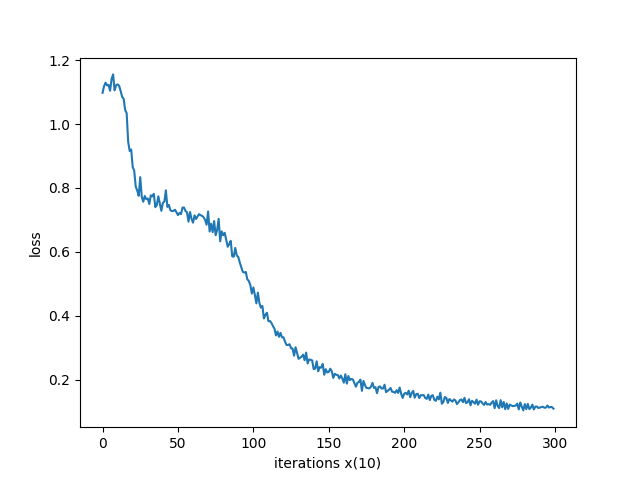

This chart was generated by the following Python code:
import sys
sys.path.append("..")

from common.optimizer import SGD
from common.trainer import Trainer
from dataset import spiral
from two_layer_net import TwoLayerNet


def main():
    # Hyperparameters
    max_epoch = 300
    batch_size = 30
    hidden_size = 10
    learning_rate = 1.0

    # Loading data and create a model and an optimzer
    x, t = spiral.load_data()
    model = TwoLayerNet(
        input_size=2, hidden_size=hidden_size, output_size=3
    )
    optimizer = SGD(lr=learning_rate)

    trainer  = Trainer(model, optimizer)
    trainer.fit(x, t, max_epoch, batch_size, eval_interval=10)
    trainer.plot()


if __name__ == "__main__":
    main()
